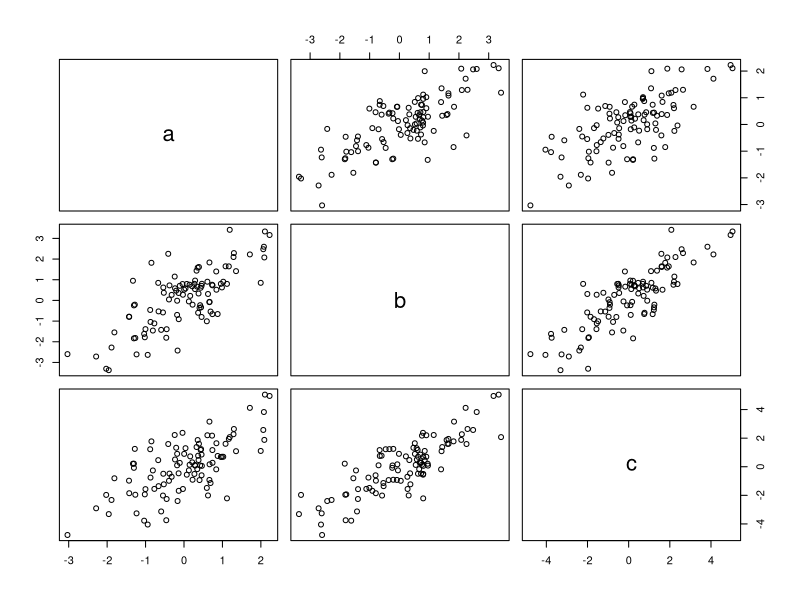

This chart was generated by the following R code: (Note: this script raises an error after producing the figure.)
2+3
2*3
a = 5
b <- 5
a == 5
a == 6
a != 6

vec <- c(1, 2, 5, 13)
# This is my first comment
vec2 <- c(34, 56) #this is also a comment

vec3 <- c(1, 4,
          5)
vec4 <- 1:10 #sequence of numbers

vec5 <- seq(from=1,
            to=20,
            by=2)

gender <- c("male", "female", "male", "male", "male", "female")
gender <- factor(gender)
gender

edu <- c("h", "h", "h", "u", "u", "p", "p", "u", "h", "p")
eduord <- ordered(edu, levels=c("h", "u", "p"))
eduord

#Matrix

matrix(4,3,2) #matrix(value, number_of_rows, number_of_columns) order:row to column

matrix(data=5, nrow=2, ncol=3)

matrix(1:12, nrow=3)

matrix(1:12, nrow=3, byrow=TRUE)

matrix(1:14, nrow=3, byrow=TRUE)

mat1 <-matrix(1:14, nrow=3, byrow=TRUE)

#Second row, third column
mat1[2,3]
mat1[2:3,3:5]

mat1[c(1,3), c(1,5)]
mat1[, 3:5]
mat1[, -c(3,5)] #everything except the 3rd and 5th column

mat2 <-matrix(5, 3, 5)
mat1/mat2

#DATAFRAME
mydatafr<-data.frame(cbind(c(2,1,5),c(22,-4,11)))
colnames(mydatafr)<-c("First","Second")
mydatafr$First

#lists
a = 3
b = c(2,5)
c = matrix(4, 4, 500)
d = c("Reims", "Rouen")

mylist <-list(a,b,c,d)
mylist2 <- list(mylist, b, d)
mylist2[[2]]
mylist2[[1]]
mylist2[[1]][2]


# ---------------- EXERCISES --------------------------
#Exercise 1.1
#a) Put the numbers 31 to 60 in a vector named P and in a matrix with 6 rows and 5 columns named Q.

P <- 31:60
Q <- matrix(P,nrow=6,ncol=5)
Q

#b) Create a matrix Qt where you fill first the first row, then the second, and so on. 
Qt <- matrix(P,nrow=6,ncol=5,byrow=TRUE) #By default the order is by column, therefore, we put byrow = TRUE explicitly
Qt

#Exercise 1.2
#a) Construct three random normal vectors of 100 length. Use the rnorm() function. Name these vectors x1, x2 and x3.
x1 <- rnorm(100)
x2 <- rnorm(100)
x3 <- rnorm(100)

#b) Make a data frame called t with three columns (called a, b and c) containing respectively x1, x1+x2 and x1+x2+x3.
t <- data.frame(cbind(x1,x1+x2,x1+x2+x3))
colnames(t)<-c("a","b","c")

#c) Call the following functions for this data frame: plot(t) and sd(t). 
#Can you understand the results? (Short comment starting with # is welcome.
plot(t) #Pair-wise scattert plot was created
sd(t) #sd did not work, columns in a data frame may contain different data types, and standard deviation can becalculated for numerical data only.

# d) Modify sd(t) to get the expected results about the three variables in data frame t.
sd(t$a)
sd(t$b)
sd(t$c)

#Exercise 1.3

#Exercise 1.4
#a
months <-c("Feb", "Apr", "Jun", "Jul", "Aug")
months
#b
sort(months) # months are sorted alphabetically instead of monthwise
#c
month_levels <- c("Jan", "Feb", "Mar", "Apr", "May", "Jun", "Jul", "Aug", "Sep", "Oct", "Nov", "Dec")
month_levels
#d
mymonths <- factor(months,levels=month_levels)
print(mymonths)

#e
sorted_mymonths <- sort(mymonths)
print(sorted_mymonths) #factors are useful becasue it helps us sort monthwise instead of alphabetical order which doesn't make sense

